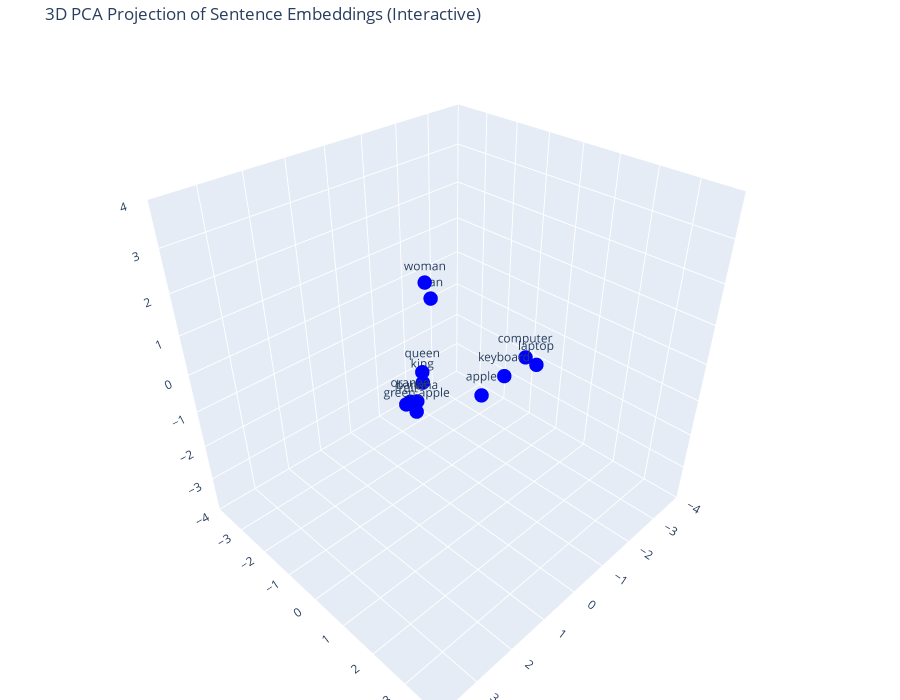

The notebook cell saved with this chart:
### Code cell
fig = go.Figure()

fig.add_trace(go.Scatter3d(
    x=[p[0] for p in embeddings_3d],
    y=[p[1] for p in embeddings_3d],
    z=[p[2] for p in embeddings_3d],
    mode='markers+text',
    text=sentences,
    textposition='top center',
    marker=dict(size=5, color='blue'),
))

fig.update_layout(
    title='3D PCA Projection of Sentence Embeddings (Interactive)',
    scene=dict(
        xaxis=dict(
            title='',
            showticklabels=True,
            range=[-4, 4],  # custom axis range
            showbackground=True,
        ),
        yaxis=dict(
            title='',
            showticklabels=True,
            range=[-4, 4],
            showbackground=True,
        ),
        zaxis=dict(
            title='',
            showticklabels=True,
            range=[-4, 4],
            showbackground=True,
        ),
    ),
    margin=dict(l=0, r=0, b=0, t=40),
    height=700,
)
fig.show()

### Figure 1 — Plotly figure (JSON) as saved in the notebook; plotly's stock layout.template omitted (floating-point values rounded to 4 significant figures)
{"data": [{"marker": {"color": "blue", "size": 5}, "mode": "markers+text", "text": ["king", "queen", "man", "woman", "orange", "green apple", "apple", "banana", "fruit", "computer", "laptop", "keyboard"], "textposition": "top center", "type": "scatter3d", "x": [-0.418, -0.4891, -0.4626, -0.2587, 1.283, 1.445, 0.0405, 1.031, 1.544, -1.394, -1.422, -0.899], "y": [-1.416, -1.509, -1.134, -1.087, 0.1617, 0.5502, 1.015, 0.08665, 0.3481, 0.947, 1.251, 0.7863], "z": [-1.253, -1.03, 1.141, 1.639, -0.0596, -0.02073, -0.1432, -0.2291, 0.1134, 0.07928, 0.009202, -0.2457]}], "layout": {"height": 700, "margin": {"b": 0, "l": 0, "r": 0, "t": 40}, "scene": {"xaxis": {"range": [-4, 4], "showbackground": true, "showticklabels": true, "title": {"text": ""}}, "yaxis": {"range": [-4, 4], "showbackground": true, "showticklabels": true, "title": {"text": ""}}, "zaxis": {"range": [-4, 4], "showbackground": true, "showticklabels": true, "title": {"text": ""}}}, "title": {"text": "3D PCA Projection of Sentence Embeddings (Interactive)"}}}
